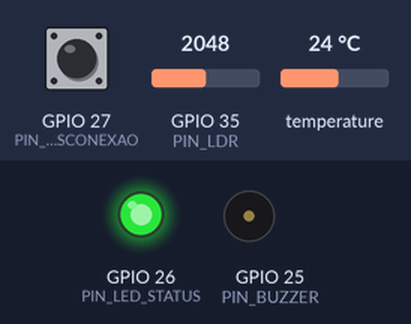
This sketch was run on a simulated ESP32. Parts: output pins drawn as LEDs (lit = HIGH), buzzer (waves = sounding). The test bench sets the inputs (shaded band); at power-on: GPIO 27 (PIN_BOTAO_SIMULA_DESCONEXAO) LOW, GPIO 35 (PIN_LDR) = 2048, temperature 24 °C. What the sketch prints to the serial monitor is not drawn.

Above: at 1.2 s.
1.3 s: GPIO 27 (PIN_BOTAO_SIMULA_DESCONEXAO) pulled HIGH for 3.2 s
At 2.51 s:
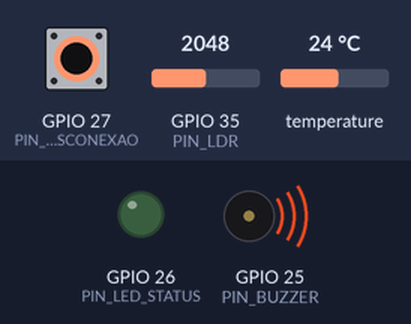
At 3.0 s:
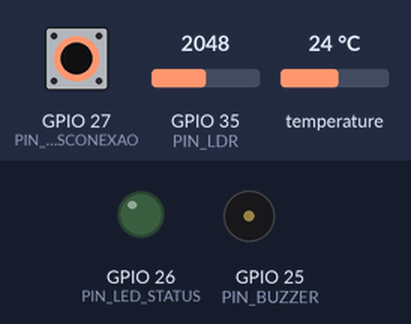
6.5 s: GPIO 35 (PIN_LDR) set to 560
Timing chart, 0 to 9.5 s (numbered marks = the images above; inputs shaded):
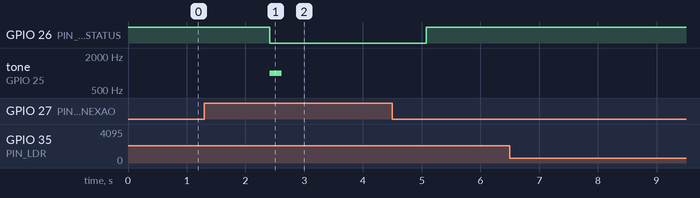

Measured:
- after the input at 1.3 s, GPIO 26 (PIN_LED_STATUS): HIGH → LOW after 1.1 s, → HIGH 2.7 s later; tone on GPIO 25 (PIN_BUZZER): silent → 1000 Hz after 1.1 s, → silent 0.20 s later
- after the input at 6.5 s, every drawn part: stays the same

The sketch:

sketch.ino
```cpp
/*
 * Atividade 03 - Software para Sistemas Ubiquos (UFG)
 * Estudante: Matheus Vieira Mendes Pacheco (matricula final 3)
 * Perfil negociado: Comunicacao e resiliencia
 * Recorte: Heartbeat e deteccao de SILENCIO do sensor de ambiente (luz/temperatura)
 *
 * Projeto do grupo: "Nao de nem agua"
 *
 * Sensores: LDR (luminosidade) + DHT22 (temperatura/umidade do ar) do vaso -
 * o mesmo par de leituras do evento "LeituraAmbiente" da Atividade 02.
 *
 * PIN_BOTAO_SIMULA_DESCONEXAO: usado SO no teste adversarial. Enquanto
 * pressionado, o dispositivo "para de falar" (nao emite novas leituras de
 * ambiente), simulando perda de conectividade / sensor silencioso - o
 * mesmo risco principal ja identificado nas Atividades 01 e 02.
 *
 * Ciclo implementado:
 *   fenomeno (luz/temperatura do ambiente do vaso)
 *     -> LDR + DHT22
 *     -> leitura + validacao (DHT invalido = NaN)
 *     -> evento JSON (LeituraAmbiente)
 *     -> estado + regra (heartbeat: expira leitura + debounce da transicao
 *        + cooldown do alerta, para nao disparar em rajada)
 *     -> decisao
 *     -> atuacao (LED de status + buzzer de alerta)
 *
 * LIMITACAO DECLARADA: em producao, o limiar de silencio de um gateway real
 * seria de minutos (nao segundos). Aqui os parametros de tempo (limiar,
 * ciclo de leitura, cooldown) foram reduzidos para segundos/centesimos de
 * segundo de propósito, para que o teste manual no Wokwi (clicando o botao)
 * seja possivel em poucos segundos. A LOGICA da regra (debounce + cooldown)
 * e identica a que seria usada com os tempos reais, maiores.
 */

#include "DHTesp.h"

const int PIN_LDR = 35;
const int PIN_DHT = 15;
const int PIN_BOTAO_SIMULA_DESCONEXAO = 27; // pressionado (HIGH) = "sensor calado"
const int PIN_LED_STATUS = 26;              // aceso = dispositivo "vivo"
const int PIN_BUZZER     = 25;              // bipe = transicao para SILENCIOSO

DHTesp dht;

const char* DEVICE_ID = "esp32-vaso-matheus";
const char* ENTITY_ID = "vaso-matheus-01";

// --- Parametros da regra (ajustados p/ teste manual - ver limitacao acima) ---
const unsigned long LIMIAR_SILENCIO_MS  = 600;  // sem novo evento por > 0.6s = parece silencioso
const int CICLOS_DEBOUNCE = 4;                  // ciclos consecutivos p/ confirmar a transicao (4 x 150ms = 0.6s)
const unsigned long COOLDOWN_ALERTA_MS = 2000;  // intervalo minimo entre bipes do buzzer

// --- Estado mantido entre ciclos ---
unsigned long timestampUltimoEvento = 0;
unsigned long timestampUltimoAlerta = 0;
uint32_t seqLeitura = 0;
uint32_t seqHeartbeat = 0;
int ciclosConsecutivosSilencio = 0;
int ciclosConsecutivosAtivo = 0;
bool estadoSilencioso = false;

void setup() {
  Serial.begin(115200);
  dht.setup(PIN_DHT, DHTesp::DHT22);
  pinMode(PIN_BOTAO_SIMULA_DESCONEXAO, INPUT_PULLDOWN);
  pinMode(PIN_LED_STATUS, OUTPUT);
  pinMode(PIN_BUZZER, OUTPUT);
  digitalWrite(PIN_LED_STATUS, HIGH);
  timestampUltimoEvento = millis();
}

void loop() {
  bool desconectadoSimulado = digitalRead(PIN_BOTAO_SIMULA_DESCONEXAO) == HIGH;

  // O evento de leitura so e emitido quando o dispositivo "esta falando".
  if (!desconectadoSimulado) {
    int luxBruto = analogRead(PIN_LDR);
    float temperatura = dht.getTemperature();
    seqLeitura++;
    timestampUltimoEvento = millis();
    emitirLeituraAmbiente(luxBruto, temperatura);
  }

  // Ja a verificacao de heartbeat/silencio roda SEMPRE, independente do
  // botao - e o proprio gateway monitorando se ainda esta recebendo dados.
  avaliarSilencioEEmitirHeartbeat();

  delay(150); // ciclo de verificacao (nao confundir com o intervalo de emissao do evento)
}

void avaliarSilencioEEmitirHeartbeat() {
  unsigned long agora = millis();
  unsigned long silencioAtual = agora - timestampUltimoEvento;
  bool pareceSilencioso = silencioAtual > LIMIAR_SILENCIO_MS;

  // Debounce da TRANSICAO de estado: e o que evita que uma condicao
  // piscando rapido (ruido, ou o botao sendo apertado/solto repetidas
  // vezes no teste adversarial) faca o estado - e o alerta - oscilarem a
  // cada ciclo.
  if (pareceSilencioso) {
    ciclosConsecutivosSilencio++;
    ciclosConsecutivosAtivo = 0;
  } else {
    ciclosConsecutivosAtivo++;
    ciclosConsecutivosSilencio = 0;
  }

  if (!estadoSilencioso && ciclosConsecutivosSilencio >= CICLOS_DEBOUNCE) {
    estadoSilencioso = true;
    digitalWrite(PIN_LED_STATUS, LOW);
    dispararAlertaComCooldown();
  } else if (estadoSilencioso && ciclosConsecutivosAtivo >= CICLOS_DEBOUNCE) {
    estadoSilencioso = false;
    digitalWrite(PIN_LED_STATUS, HIGH);
  }

  seqHeartbeat++;
  Serial.print("{");
  Serial.print("\"eventType\":\"EstadoConectividade\",");
  Serial.print("\"deviceId\":\""); Serial.print(DEVICE_ID); Serial.print("\",");
  Serial.print("\"entityId\":\""); Serial.print(ENTITY_ID); Serial.print("\",");
  Serial.print("\"eventTimeMs\":"); Serial.print(agora); Serial.print(",");
  Serial.print("\"sequence\":"); Serial.print(seqHeartbeat); Serial.print(",");
  Serial.print("\"value\":"); Serial.print(silencioAtual); Serial.print(",");
  Serial.print("\"unit\":\"ms_desde_ultimo_evento\",");
  Serial.print("\"state\":\""); Serial.print(estadoSilencioso ? "SILENCIOSO" : "ATIVO"); Serial.print("\"");
  Serial.println("}");
}

void dispararAlertaComCooldown() {
  unsigned long agora = millis();
  if (agora - timestampUltimoAlerta >= COOLDOWN_ALERTA_MS) {
    tone(PIN_BUZZER, 1000, 200);
    timestampUltimoAlerta = agora;
  }
  // Se estiver dentro do cooldown, a transicao de estado ainda e registrada
  // e logada, mas o alerta sonoro nao "acumula" - e isso que impede o
  // acionamento repetido quando a condicao pisca rapido.
}

void emitirLeituraAmbiente(int luxBruto, float temperatura) {
  bool leituraDhtValida = !isnan(temperatura);
  Serial.print("{");
  Serial.print("\"eventType\":\"LeituraAmbiente\",");
  Serial.print("\"deviceId\":\""); Serial.print(DEVICE_ID); Serial.print("\",");
  Serial.print("\"entityId\":\""); Serial.print(ENTITY_ID); Serial.print("\",");
  Serial.print("\"eventTimeMs\":"); Serial.print(millis()); Serial.print(",");
  Serial.print("\"sequence\":"); Serial.print(seqLeitura); Serial.print(",");
  Serial.print("\"value\":"); Serial.print(luxBruto); Serial.print(",");
  Serial.print("\"unit\":\"raw_adc\",");
  Serial.print("\"temperaturaC\":");
  if (leituraDhtValida) { Serial.print(temperatura, 1); } else { Serial.print("null"); }
  Serial.println("}");
}
```
